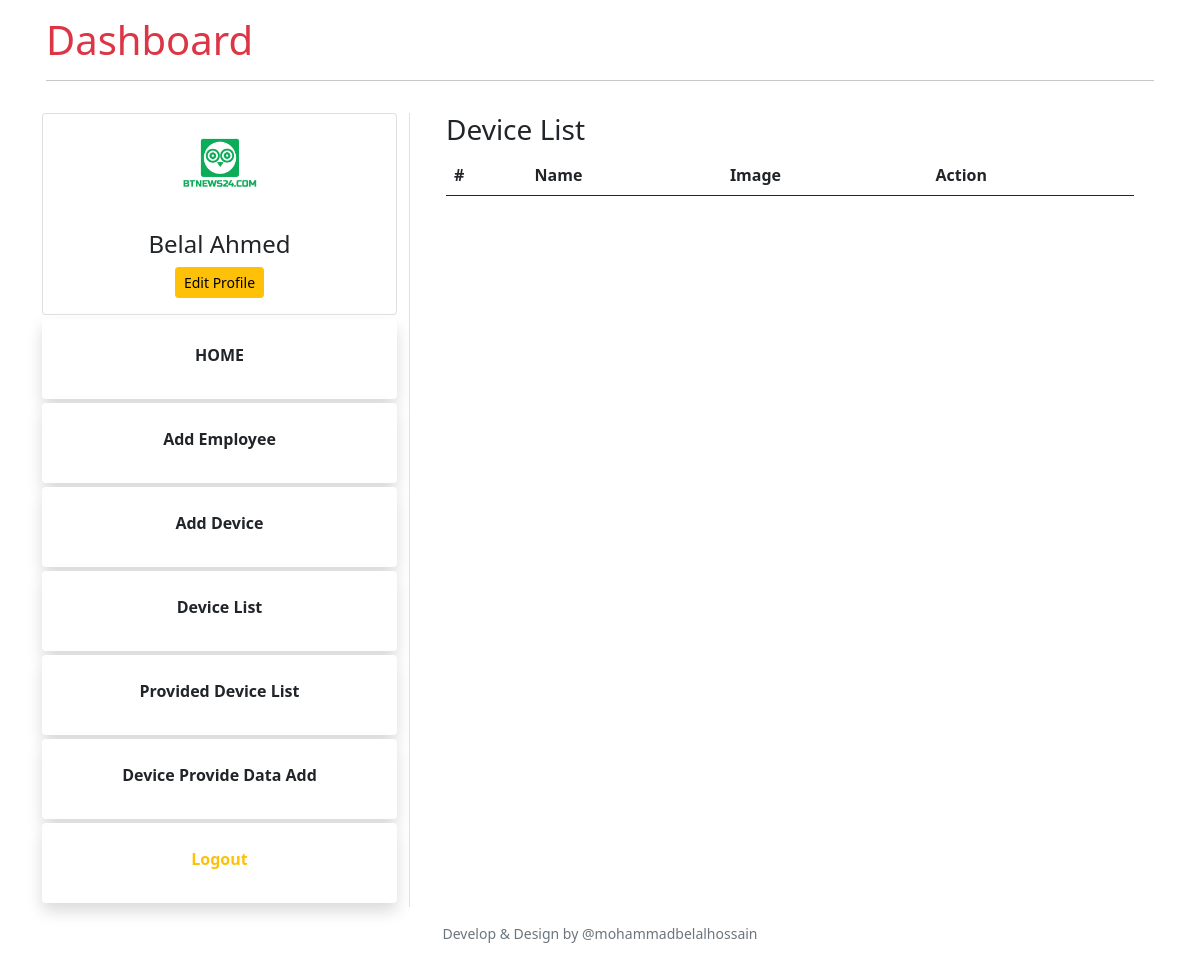
The page /device-list (signed in) on the database as committed earlier.
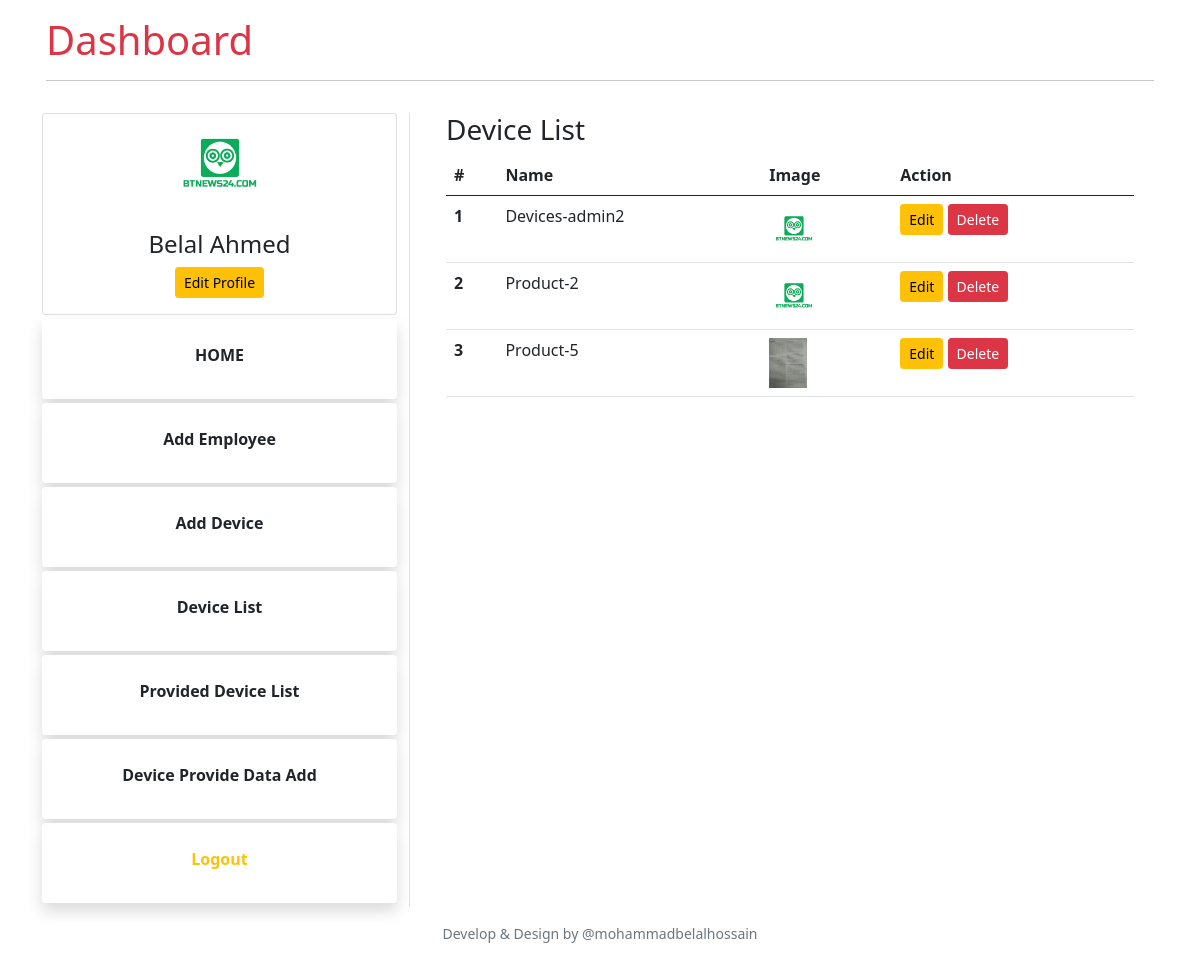
The same page on the database as committed later.
### companies_app/models.py (models this page shows, shortened)
class User(AbstractUser):
    is_company = models.BooleanField('is_company', default=True)

class CompaniesProfile(models.Model):
    company  = models.OneToOneField(User, on_delete=models.CASCADE, max_length=1)
    image    = models.ImageField(upload_to="profilepicture", default='no_profile.png')
    phone    = models.CharField(max_length=15,unique=True,blank=True,null=True)
    address  = models.CharField(max_length=100,blank=True,null=True)

class Device(models.Model):
    company   = models.ForeignKey(User,on_delete=models.CASCADE)
    name     = models.CharField(max_length = 150)
    image    = models.ImageField(upload_to="Devicepicture", default='no_img.png')

### companies_app/views.py (the view)
# urls.py: path('device-list', device_list, name='device-list'),
def device_list(request):
    device = Device.objects.filter(company=request.user)
    context = {
       'device':device,
    }
    return render(request, 'companies_app/device.html',context)

### companies_app/templates/companies_app/device.html
{% extends 'companies_app/base.html' %}
{% load crispy_forms_tags %}
{% block content %}
<div class="container">
    <h3>Device List</h3>
    <table class="table">
        <thead>
          <tr>
            <th scope="col">#</th>
            <th scope="col">Name</th>
            <th scope="col">Image</th>
            <th scope="col">Action</th>
          </tr>
        </thead>
        <tbody>
            {% for c in device %}
            <tr>
                <th scope="row">{{forloop.counter}}</th>
                <td>{{ c.name }}</td>
                <td><img src="{{ c.image.url }}" alt="" style="height: 50px;"></td>
                <td>
                    <a class="btn btn-sm btn-warning" href="{% url 'device-info-update' c.pk %}">Edit</a>
                    <a class="btn btn-sm btn-danger" href="{% url 'delete-device' c.pk %}">Delete</a>
                </td>
              </tr>
            {% endfor %}
        </tbody>
      </table>
</div>
{% endblock content %}

### companies_app/templates/companies_app/base.html (shortened to what this page needs)
<!DOCTYPE html>
<html lang="en">
<head>
    <link href="https://cdn.jsdelivr.net/npm/bootstrap@5.0.2/dist/css/bootstrap.min.css" rel="stylesheet">
</head>
<body>
    <div class="container pb-2">
        <div class="row">
          <div class="col-lg-12 p-3">
            <h1> <a class="text-decoration-none text-danger" href="{% url 'home' %}">Dashboard</a></h1>
            <hr />
          </div>
        </div>
        <div class="row">
            <div class="col-md-4 border-end">
                {% if user.is_authenticated %}
                <div class="card">
                    <img class="mx-auto" src="{{ user.companiesprofile.image.url }}" style="height:100px; width: 100px; border-radius: 50%;" alt="">
                    <div class="card-body text-center">
                        <h4 class="text-center">{{ user.first_name }}</h4>
                        <a class="btn btn-warning btn-sm" href="{% url 'update-company-profile' %}">Edit Profile</a>
                    </div>
                </div>
                <a class="text-decoration-none " href="{% url 'home' %}">
                  <div class="card p-2 my-1 shadow bg-purple text-center border-0">
                    <div class="card-body">
                      <p class="card-title fw-bold text-dark">HOME</p>
                    </div>
                  </div>
                </a>
              {% if user.is_company %}
                <a class="text-decoration-none" href="{% url 'employee-add' %}">
                  <div class="card p-2 my-1 shadow bg-purple text-center border-0">
                    <div class="card-body">
                      <p class="card-title fw-bold text-dark">Add Employee</p>
                    </div>
                  </div>
                </a>
                <a class="text-decoration-none" href="{% url 'device-add' %}">
                    <div class="card p-2 my-1 shadow bg-purple text-center border-0">
                      <div class="card-body">
                        <p class="card-title fw-bold text-dark">Add Device</p>
                      </div>
                    </div>
                  </a>
                  <a class="text-decoration-none" href="{% url 'device-list' %}">
                    <div class="card p-2 my-1 shadow bg-purple text-center border-0">
                      <div class="card-body">
                        <p class="card-title fw-bold text-dark">Device List</p>
                      </div>
                    </div>
                  </a>
                  <a class="text-decoration-none" href="{% url 'provided-device-list' %}">
                    <div class="card p-2 my-1 shadow bg-purple text-center border-0">
                      <div class="card-body">
                        <p class="card-title fw-bold text-dark">Provided Device List</p>
                      </div>
                    </div>
                  </a>
                  <a class="text-decoration-none" href="{% url 'device-checkout' %}">
                    <div class="card p-2 my-1 shadow bg-purple text-center border-0">
                      <div class="card-body">
                        <p class="card-title fw-bold text-dark">Device Provide Data Add</p>
                      </div>
                    </div>
                  </a>
              {% endif %}
              <a class="text-decoration-none" href="{% url 'logout' %}">
                <div class="card p-2 my-1 shadow bg-purple text-center border-0">
                  <div class="card-body">
                    <p class="card-title fw-bold text-warning">Logout</p>
                  </div>
                </div>
              </a>
            {% endif %}
            </div>
        <div class="col-md-8">
            {% block content %}
            {% endblock content %}
        </div>
        </div>
      <footer class="footer">
        <div class="row text-center p-3">
          <p class="small text-muted">Develop & Design by @mohammadbelalhossain</p>
        </div>
      </footer>
</body>
</html>

Rows that differ between the two databases and show on the page:
added Device: name "Devices-admin2", image (picture)
added Device: name "Product-2", image (picture)
added Device: name "Product-5", image (picture)
